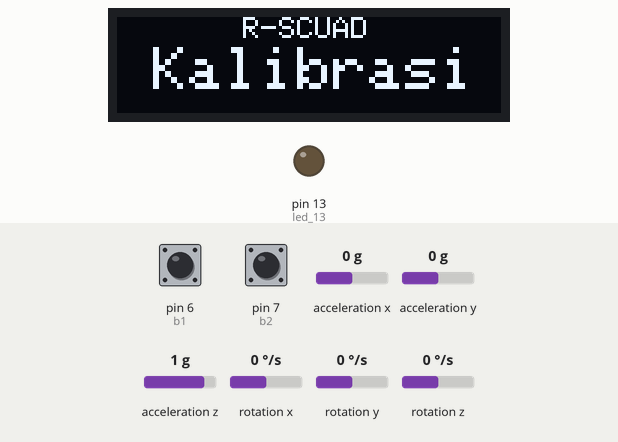
This sketch was run on a simulated Arduino Uno, built with avr-gcc and run on an emulated ATmega328P. Parts: 128×32 one-colour display, output pins drawn as LEDs (lit = HIGH). Inputs (shaded band) come from the test bench; at power-on: rotation z 0 °/s, pin 6 (b1) HIGH, acceleration y 0 g, acceleration z 1 g, pin 7 (b2) HIGH, acceleration x 0 g, rotation x 0 °/s, rotation y 0 °/s. What the sketch prints to the serial monitor is not drawn.

Above: at 1.7 s.
1.8 s: rotation z set to -192 °/s
4.8 s: rotation z set to 0 °/s
7.8 s: pin 6 (b1) pulled LOW for 3.2 s
At 11.3 s:
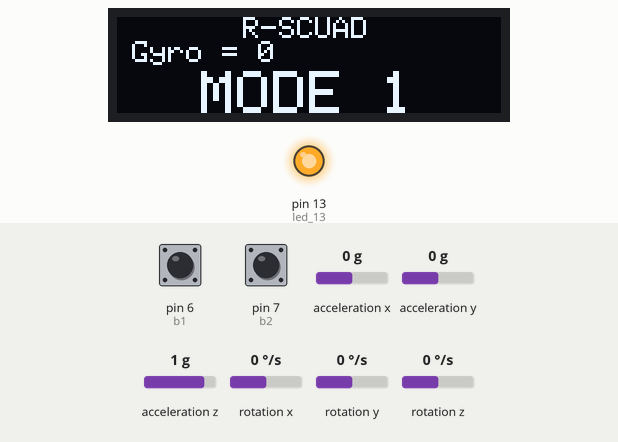
11.6 s: rotation z set to 14 °/s
At 11.9 s:
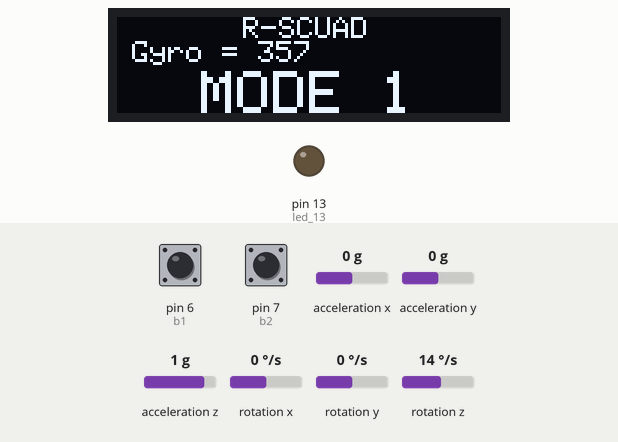
13.4 s: acceleration y set to -1.4 g
At 13.55 s:
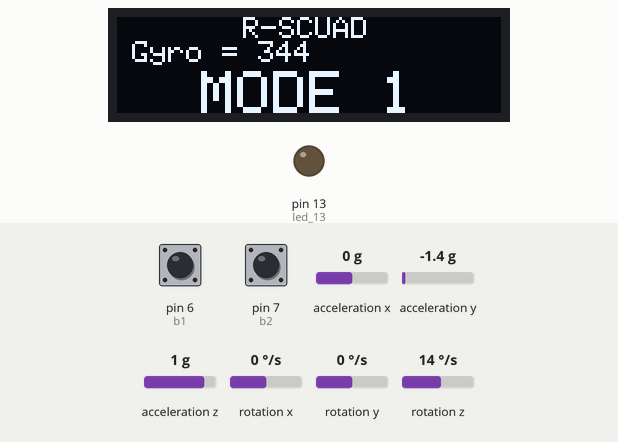
15.8 s: acceleration z set to 0 g
At 19.1 s:
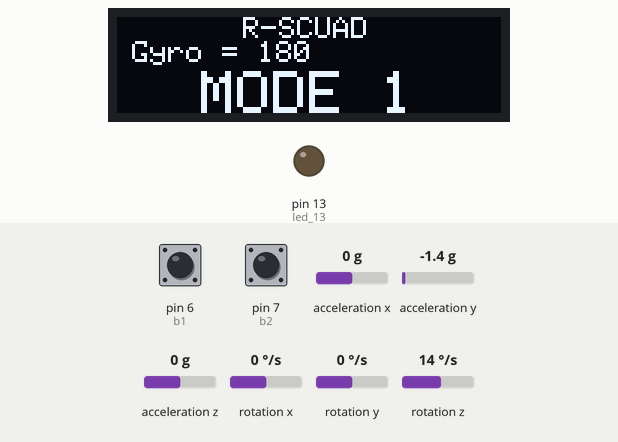
Timing chart, 0 to 19.8 s (numbered marks = the images above; inputs shaded):
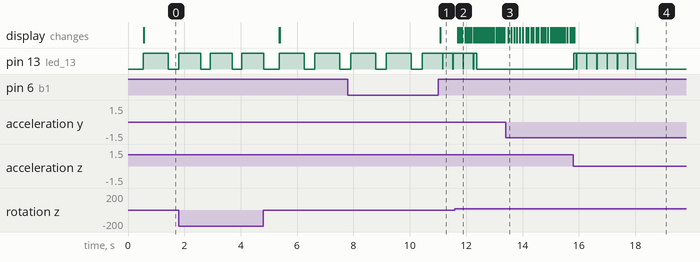

Measured:
- after the input at 7.8 s, the display: changes after 3.3 s (image 1)
- after the input at 11.6 s, the display: first changes after 0.11 s (image 2 shows a later state)
- after the input at 15.8 s, pin 13 (led_13): goes HIGH 0.11 s, 5 × (LOW 0.01 s, HIGH 0.35 s), LOW 0.01 s, HIGH 0.28 s, then LOW, starting at once

The sketch:

gyroscope.ino
```cpp
/*
 * gyro scope orientation KRSBI RSCUAD
 * AHMAD DAHLAN UNIVERSITY INDONESA
 * Author : JIhad Rahmawan
 * Develop :Danu Andrean, muhammad annas,hamdandih
 */

//============== i2c inisialisasi=======================
#include <Wire.h>

// ============= LCD module =============================
#include <Adafruit_SSD1306.h>
//#include "Adafruit_SSD1306.h"
#define SCREEN_WIDTH   128
#define SCREEN_HEIGHT   32
#define OLED_RESET    4
Adafruit_SSD1306 display(SCREEN_WIDTH, SCREEN_HEIGHT, &Wire, OLED_RESET);

//===============gyro module==============================
#include "I2Cdev.h"
#include "MPU6050_6Axis_MotionApps20.h"
#if I2CDEV_IMPLEMENTATION == I2CDEV_ARDUINO_WIRE
  #include "Wire.h"
#endif

MPU6050     mpu;
bool        dmpReady = false;
uint8_t     mpuIntStatus;
uint8_t     devStatus;
uint16_t    packetSize;
uint16_t    fifoCount;
uint8_t     fifoBuffer[64];
// orientation
Quaternion  q;            // [w, x, y, z]
VectorFloat gravity;      // [x, y, z]
float       euler[3];   // [psi, theta, phi]
float       ypr[3];     // [yaw, pitch, roll]
int         yaws;
int         yaw;
int         zero_offset_yaw;

volatile bool   mpuInterrupt = false;
bool            startsend=false;


const int   led_13 = 13;
int         countSaveGyro = 0;


int         y,limit;
int         countY, yfrist,ysecond, plus;
int         j=0;
float       vol;
uint32_t    notsend;
bool        start;

//======================= button ==================================
const int   b1 = 6;
const int   b2 = 7;

int         nilai_b1;
int         nilai_b2;

int         action      = 0;        //  tidak melakukan apa apa
int         menu        = 1;        //
bool        isActive    = false;  //


//======================= prototype function =======================
void Gyro();
void dmpDataReady();
void Calibration();
void MODE_1();
void MODE_2();
void MODE_3();
void MODE_4();
void Menu();
void Button();
void (* reset) (void)= 0;

void setup()
{
  Serial.begin(9600);
  if(!display.begin(SSD1306_SWITCHCAPVCC, 0x3C)) // alamat I2c
  {
      Serial.println(F("SSD1306 allocation failed"));
   //  for(;;); // Don't proceed, loop forever
    }
    pinMode(led_13,OUTPUT);

//  Serial.println("================= start ===================");

   #if I2CDEV_IMPLEMENTATION == I2CDEV_ARDUINO_WIRE
        Wire.begin();
        Wire.setClock(400000); // 400kHz I2C clock.
    #elif I2CDEV_IMPLEMENTATION == I2CDEV_BUILTIN_FASTWIRE
        Fastwire::setup(400, true);
    #endif

    mpu.initialize();
    devStatus = mpu.dmpInitialize();
    mpu.setXGyroOffset(220);
    mpu.setYGyroOffset(76);
    mpu.setZGyroOffset(-85);
    mpu.setZAccelOffset(1788);

    if (devStatus == 0)
  {
        mpu.setDMPEnabled(true);
        mpuIntStatus = mpu.getIntStatus();
        dmpReady = true;
        packetSize = mpu.dmpGetFIFOPacketSize();
    }

    countY  = 1;
    start = false;
    pinMode(b1, INPUT_PULLUP);
    pinMode(b2, INPUT_PULLUP);
}

void loop()
{

  Button();   // algo button

  Gyro();     // get data gyro

  /*
    Send data
  */
  String data = String(yaws)+" "+String(action);
  Serial.println(data);

}

void Gyro()
{
  if (!dmpReady)
    return;

    mpuInterrupt = false;

    mpuIntStatus = mpu.getIntStatus();
    fifoCount = mpu.getFIFOCount();
    if ((mpuIntStatus & 0x10) || fifoCount == 1024)
  {
        mpu.resetFIFO();
    }
  else if (mpuIntStatus & 0x02)
  {
    while (fifoCount < packetSize)
      fifoCount = mpu.getFIFOCount();

    countY++;
    if(countY > 10)
      countY =1;

    mpu.getFIFOBytes(fifoBuffer, packetSize);
    fifoCount -= packetSize;
    mpu.dmpGetQuaternion(&q, fifoBuffer);
    mpu.dmpGetGravity(&gravity, &q);
    mpu.dmpGetYawPitchRoll(ypr, &q, &gravity);
    y=ypr[0]* 180/M_PI;

    if(countY==2){
      yfrist=y;
//      ysecond=ysecond;
      if(!start)
      {
                digitalWrite(led_13,HIGH);
                delay(10);
      }
    }
    else if(countY==9)
    {
      digitalWrite(led_13,LOW);
      delay(10);

      ysecond=y;
//      yfrist=yfrist;

    }


    if(yfrist==ysecond)
    {
      plus++;
      if(!start)
      {
        Calibration();
//        Serial.print("pluss");
//        Serial.println(plus);
      }

      if(plus==45 && start==0)  //setelah falid take nilai limit untuk mencari nilia zero point
      {
        limit=y;
        start=true;
//        Serial.println("done");
//        Serial.println("\n");
      }
    }
    if(start)
    {
      if(limit>=0)

        yaw=y-limit;
      else
        yaw=y+limit;

      if(yaw<0)
        yaws=360+yaw;

      else
        yaws=yaw;

      if((yaws<=10 && yaws>=0) || (yaws<=360 && yaws>=350))
      {
        digitalWrite(led_13,HIGH);

        delay(10);
      }
      else
      {
        digitalWrite(led_13,LOW);
        delay(10);
      }

    }
    else
    {
//      Serial.print("y second ");
//      Serial.println(ysecond);
      if (ysecond < 0 ) {
//        countSaveGyro++;
//        if(countSaveGyro > 5)
//        {
            reset();
//          Serial.print("reset \n");
            delay (800);
//        }
      }
//      else
//        countSaveGyro = 0;
      delay(100);
    }
    }
}

void dmpDataReady()
{
    mpuInterrupt = true;
}

void Calibration()
{
  display.clearDisplay();
  display.setTextSize(1);
  display.setTextColor(WHITE);

  display.setCursor(42,0);
  display.println("R-SCUAD");
  display.setTextSize(2);

  display.setCursor(12,10);
  display.setTextColor(WHITE);
  display.print("Kalibrasi  ");
  display.display();
}

void MODE_1()
{
  display.clearDisplay();
  display.setTextSize(1);
  display.setCursor(42,0);
  display.println("R-SCUAD");
  display.setTextColor(WHITE);

  display.setCursor(5,8);
  if(isActive)
  {
    display.print("Gyro = ");
    display.print(yaws);
  }
  else
  {
    display.println("pilihan mode");
  }

  display.setTextSize(2);
  display.setTextColor(WHITE);

  display.setTextColor(WHITE);
  display.setCursor(28,18);
  display.print("MODE 1");
  display.display();
}

void MODE_2()
{
  display.clearDisplay();
  display.setTextSize(1);
  display.setCursor(42,0);
  display.println("R-SCUAD");
  display.setTextColor(WHITE);

  display.setCursor(5,8);
  if(isActive)
  {
    display.print("Gyro = ");
    display.print(yaws);
  }
  else
  {
    display.println("pilihan mode");
  }

  display.setTextSize(2);
  display.setTextColor(WHITE);
  display.setTextSize(2);
  display.setTextColor(WHITE);
  display.setCursor(22,18);
  display.print("MODE 2");
  display.display();
}

void MODE_3()
{
  display.clearDisplay();
  display.setTextSize(1);
  display.setCursor(42,0);
  display.println("R-SCUAD");
  display.setTextColor(WHITE);

  display.setCursor(5,8);
  if(isActive)
  {
    display.print("Gyro = ");
    display.print(yaws);
  }
  else
  {
    display.println("pilihan mode");
  }

  display.setTextSize(2);
  display.setTextColor(WHITE);

  display.setCursor(28,18);
  display.print("MODE 3");
  display.display();
}

void MODE_4()
{
  display.clearDisplay();
  display.setTextSize(1);
  display.setCursor(42,0);
  display.println("R-SCUAD");
  display.setTextColor(WHITE);

  display.setCursor(5,8);
  if(isActive)
  {
    display.print("Gyro = ");
    display.print(yaws);
  }
  else
  {
    display.println("pilihan mode");
  }

  display.setTextSize(2);
  display.setTextColor(WHITE);

  display.setCursor(22,18);
  display.print("MODE 4");
  display.display();
}

void Menu()
{
    if (menu==1)
  {
    MODE_1();
  }
  else if (menu==2)
  {
    MODE_2();
  }
  else if (menu==3)
  {
    MODE_3();
  }
  else if (menu==4)
  {
    MODE_4();
  }
}

void Button()
{
  nilai_b1 = digitalRead(b1);
  nilai_b2 = digitalRead(b2);

  // only gyro stable
  if(start)
  {
    // active only hit reset or begining
    if(isActive == false)
    {
      if (nilai_b1 == LOW )
      {
        action = menu;
        isActive = true;  //  lock active
        delay(100);
      }
      if (nilai_b2== LOW)
      {
        menu++;
        if(menu > 4)
        menu = 1;
        delay(200);
      }
    }

    //reset
    if (nilai_b1 == LOW && nilai_b2 == LOW)
    {
      isActive  = false;  // release lock
      menu      = 1;      //MODE 1 // default soccer
      action    = 0;      // robot stop
      delay(100);
    }

    // menu selection
    if(action == 0) Menu();
    if(action == 1) MODE_1();
    if(action == 2) MODE_2();
    if(action == 3) MODE_3();
    if(action == 4) MODE_4();

    }
}
```
